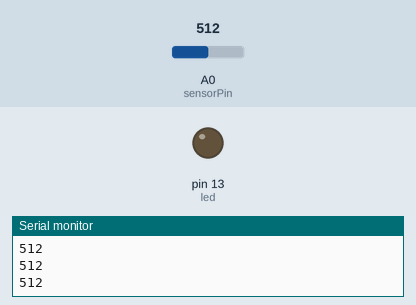
The sketch below on a simulated Arduino Uno, built with avr-gcc and run on an emulated ATmega328P. Shown: output pins drawn as LEDs (lit = HIGH), the last lines printed to the serial monitor. The test bench sets the inputs (shaded band); at power-on: A0 (sensorPin) = 512.

Above: at 1.3 s.
1.4 s: A0 (sensorPin) set to 109
2.9 s: A0 (sensorPin) set to 93
At 4.1 s:
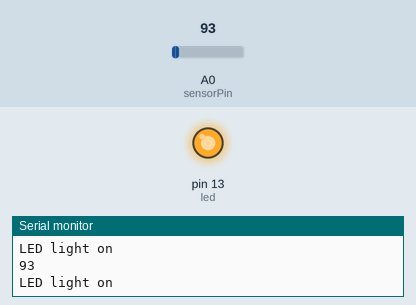
4.4 s: A0 (sensorPin) set to 110
At 5.8 s:
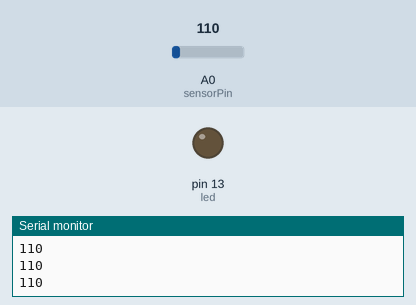
6.4 s: A0 (sensorPin) set to 90
At 7.4 s:
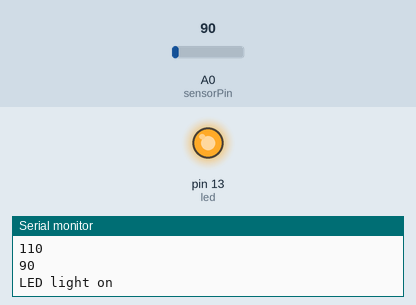
Timing chart, 0 to 9.0 s (numbered marks = the images above; inputs shaded):
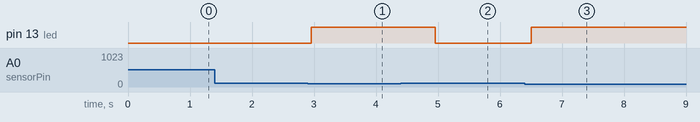

Measured:
- the behaviour switches between 100 and 99 on A0 (sensorPin) (found by bisection; images 0 and 1)
- after the input at 2.9 s, pin 13 (led): LOW → HIGH after 0.06 s
- after the input at 4.4 s, pin 13 (led): HIGH → LOW after 0.56 s
- after the input at 6.4 s, pin 13 (led): LOW → HIGH after 0.10 s

The sketch:

eyes.ino
```cpp
// Program related to LDR and LED interfacing to Arduino

//#include <SoftwareSerial.h>

int sensorPin = A0; // select the input pin for the LDR

int sensorValue = 0; // variable to store the value coming from the sensor

int led = 13;

void setup() { // declare the ledPin as an OUTPUT:

pinMode(led, OUTPUT);

Serial.begin(9600); }


void loop()

{

//Serial.println("Welcome to TechPonder LDR Tutorial");

sensorValue = analogRead(sensorPin);

Serial.println(sensorValue);

if (sensorValue < 100)

{

Serial.println("LED light on");

digitalWrite(led,HIGH);

delay(1000);

}
else
{
digitalWrite(led,LOW);

delay(sensorValue);
}
}
```
